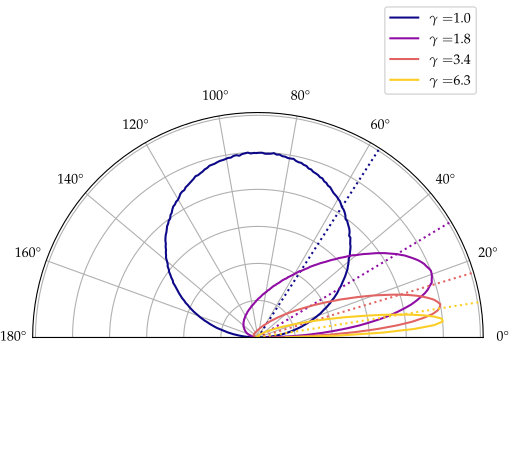

Recreate this plot in Python.
import matplotlib.pyplot as plt
import numpy as np
from functools import partial
from scipy import stats

GAMMA_LIST = np.logspace(0, .8, num=4)
BETA_PRODUCT = 1
NUM = 20_000_000
BIN_NUMBER = 200

LOG_FUDGE_FACTOR = .2

def color_num(gamma):
    return ((np.log(gamma) - np.log(min(GAMMA_LIST))) 
    / (
        np.log(max(GAMMA_LIST)) 
      - np.log(min(GAMMA_LIST))
      + LOG_FUDGE_FACTOR)
    )

def beta(gamma):
    return np.sqrt(1 - 1 / gamma)

def boost_angle_com_to_lab(theta, gamma, beta_product):
    return np.arctan(
        np.sin(theta)
        / gamma
        / (
            np.cos(theta)
            + beta(gamma) / beta_product
        )
    ) % (np.pi)

class SineRandomVariable(stats.rv_continuous):
    def __init__(self, *args, **kwargs):
        super().__init__(*args, **kwargs)
        self.a = 0.
        self.b = np.pi

    def _pdf(self, theta):
        return (np.sin(theta) / 2)
    
    def _ppf(self, x):
        return(np.arccos(1 - 2*x))


def angular_distribution_shift():

    angles_com = SineRandomVariable().rvs(size=NUM)
    
    colormap = plt.get_cmap('plasma')
    def color(gamma):
        return colormap(color_num(gamma))

    fig, ax = plt.subplots(subplot_kw={'projection': 'polar'})
    
    for gamma in GAMMA_LIST:
        angles_lab = boost_angle_com_to_lab(angles_com, gamma=gamma, beta_product=BETA_PRODUCT)
        
        vals, bins_with_edges = np.histogram(angles_lab, bins=BIN_NUMBER)
        bins = (
            bins_with_edges[1:]+ 
            bins_with_edges[:-1]
            ) / 2
        vals = vals / max(vals)
        
        ax.plot(bins, vals, label=f'$\gamma=${gamma:.1f}', color=color(gamma))
        # ax.plot(2 * np.pi - bins, vals, color=color(gamma))
        
        ax.axvline(1 / gamma, color=color(gamma), ls=':')
        # ax.axvline(-1 / gamma, color=color(gamma), ls=':')
        
        # fraction_below_gamma_inv = (
        #     sum(1 for ang in angles_lab if ang < 1/ gamma)
        #     / len(angles_lab)
        # )
        
        # print(f'Fraction sent below $1/\\gamma$: {100*fraction_below_gamma_inv:.1f}%')
        
    # ax.set_theta_zero_location("N")
    ax.set_thetamin(0)
    ax.set_thetamax(180)
    # ax.set_xlabel('$\\theta$')
    # ax.set_ylabel('$p(\\theta)$')
    ax.legend()
    ax.set_yticklabels([])
    plt.tight_layout()
    

if __name__ == "__main__":

    from make_all_figures import plot_and_save
    plot_and_save(angular_distribution_shift)
